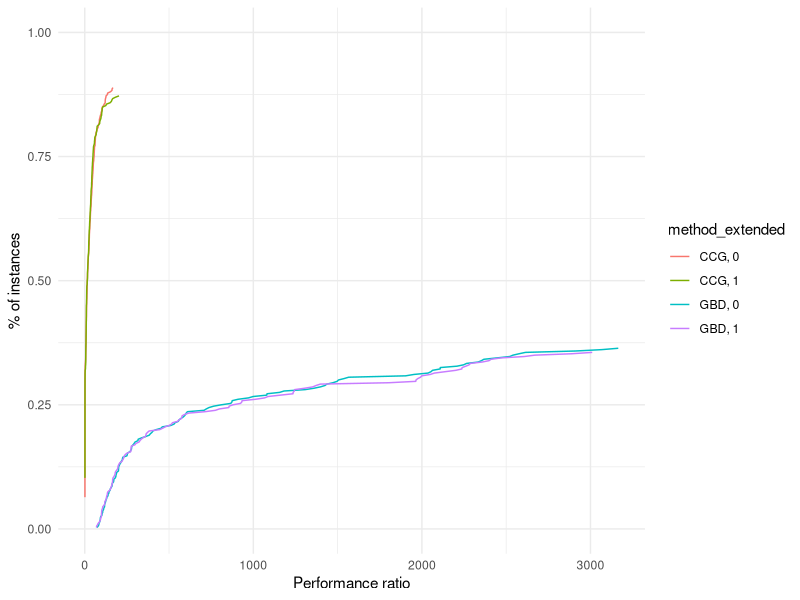
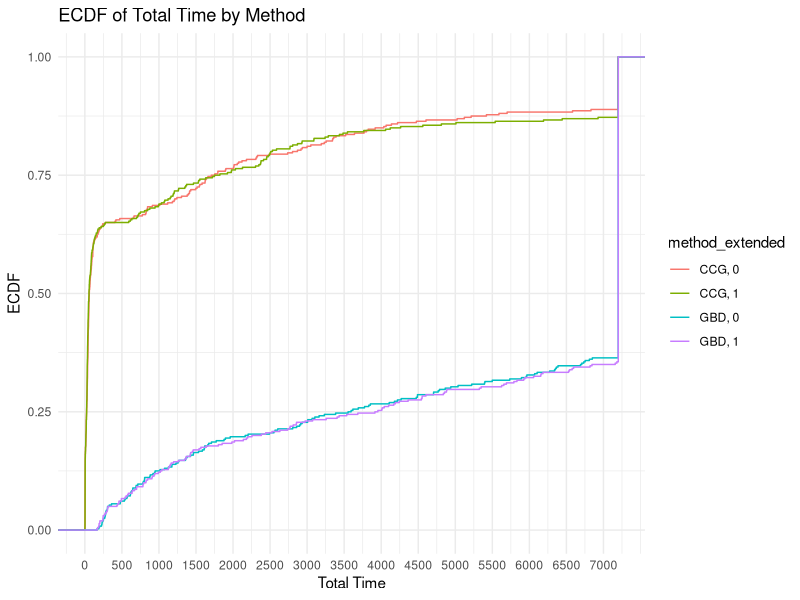
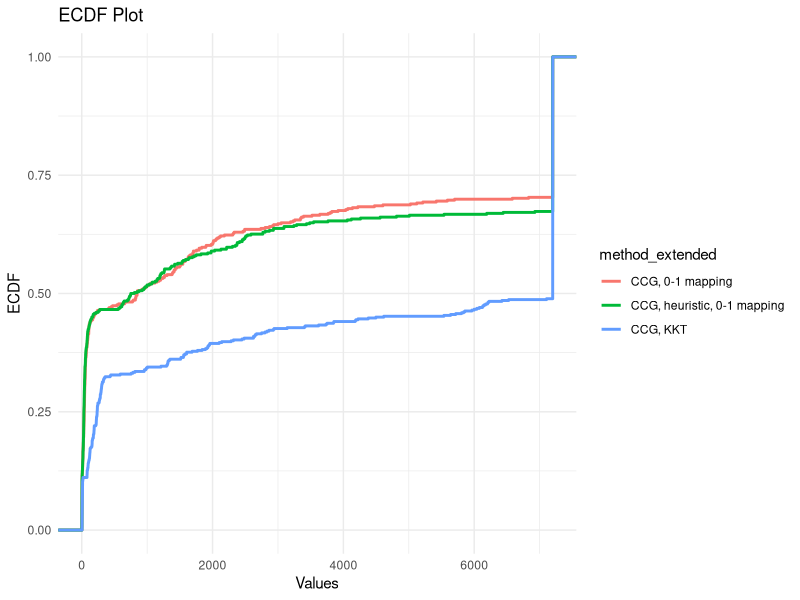
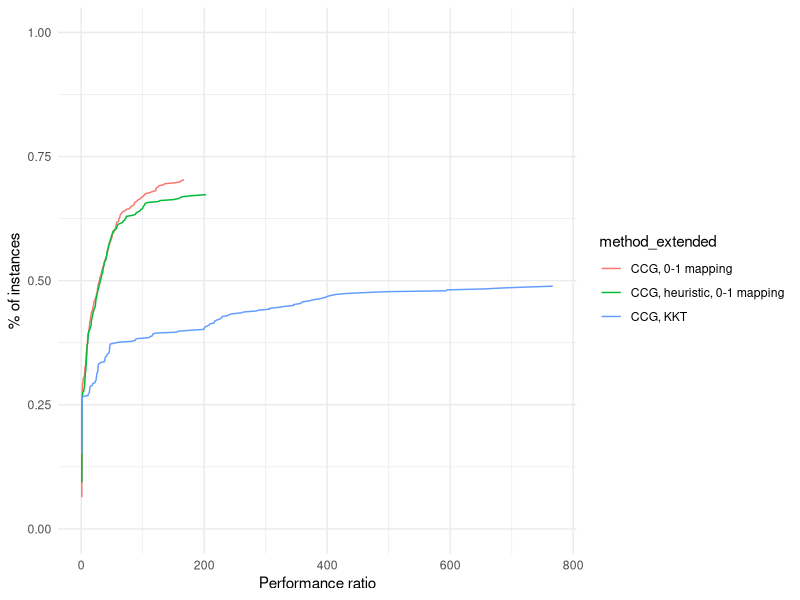
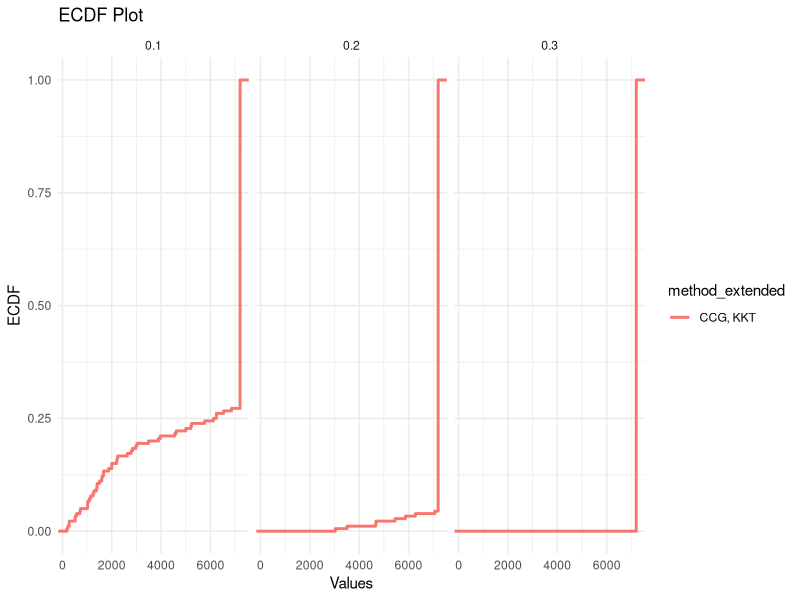
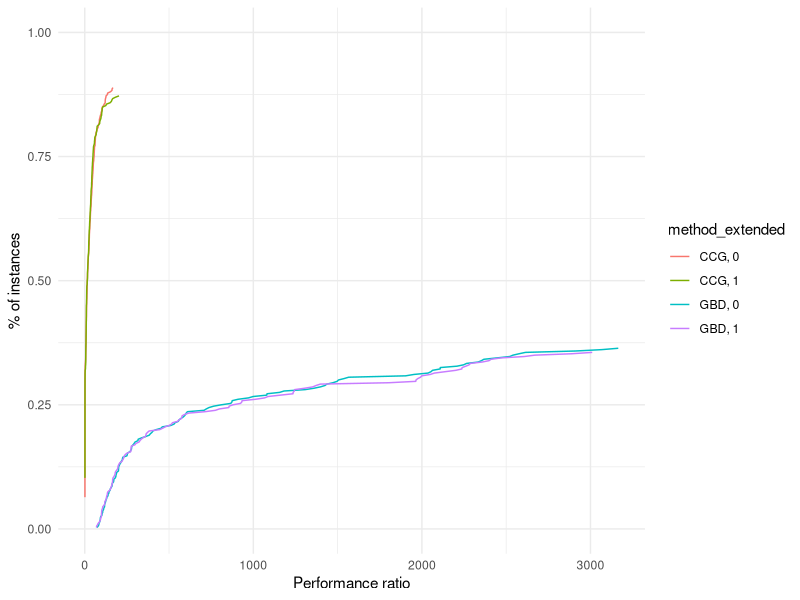

Source code (R) for these figures, in order:
## ---- chunk 1
library(rmarkdown)
library(kableExtra)
library(ggplot2)
suppressPackageStartupMessages(library(dplyr))
## ---- chunk 2
results = read.table("./new-results.csv", header = FALSE, sep = ',')
colnames(results) <- c("tag", "instance", "n_servers", "n_clients", "Gamma", "deviation", "time_limit", "method", "use_heuristic", "total_time", "master_time", "separation_time", "best_bound", "iteration_count", "fail")
results$tag = NULL
## ---- chunk 3
results$p = results$Gamma / results$n_clients
results$p = ceiling(results$p / .05) * .05
## ---- chunk 4
results$size = paste0("(", results$n_servers, ",", results$n_clients, "), ", results$p)
## ---- chunk 5
results$method_extended = paste0(results$method, ", ", results$use_heuristic)
## ---- chunk 6
results = results[!(results$n_clients == 40),]
results = results[!(results$n_servers == 25 & results$n_clients == 25),]
## ---- chunk 7
sum(results$fail)
## ---- chunk 8
time_limit = 7200

if (sum(results$fail) > 0) {
  results[results$fail == TRUE,]$total_time = time_limit
}

results$unsolved = results$total_time >= time_limit | results$fail
## ---- chunk 9
paged_table(results)
## ---- chunk 10
add_performance_ratio = function(dataset, 
                                 criterion_column = "total_time",
                                 unsolved_column = "unsolved",
                                 instance_column = "instance",
                                 solver_column = "solver",
                                 output_column = "performance_ratio") {
  
  # Compute best score for each instance
  best = dataset %>%
    group_by(!!sym(instance_column)) %>%
    mutate(best_solver = min(!!sym(criterion_column)))
  
  # Compute performance ratio for each instance and solver
  result = best %>%
    group_by(!!sym(instance_column), !!sym(solver_column)) %>%
    mutate(!!sym(output_column) := !!sym(criterion_column) / best_solver) %>%
    ungroup()
  
  if (sum(result[,unsolved_column]) > 0) {
    result[result[,unsolved_column] == TRUE,output_column] = max(result[,output_column])
  }

  return (result)
}

plot_performance_profile = function(dataset,
                                    criterion_column,
                                    unsolved_column = "unsolved",
                                    instance_column = "instance",
                                    solver_column = "solver"
                                    ) {
  
  dataset_with_performance_ratios = add_performance_ratio(dataset,
                                                          criterion_column = criterion_column,
                                                          instance_column = instance_column,
                                                          solver_column = solver_column,
                                                          unsolved_column = unsolved_column)
  
  solved_dataset_with_performance_ratios = dataset_with_performance_ratios[!dataset_with_performance_ratios[,unsolved_column],]
  
  compute_performance_profile_point = function(method, data) {
    
    performance_ratios = solved_dataset_with_performance_ratios[solved_dataset_with_performance_ratios[,solver_column] == method,]$performance_ratio
    
    unscaled_performance_profile_point = ecdf(performance_ratios)(data)
    
    n_instances = sum(dataset[,solver_column] == method)
    n_solved_instances = sum(dataset[,solver_column] == method & !dataset[,unsolved_column])
    
    return( unscaled_performance_profile_point * n_solved_instances / n_instances )
  }
  
  perf = solved_dataset_with_performance_ratios %>%
    group_by(!!sym(solver_column)) %>%
    mutate(performance_profile_point = compute_performance_profile_point(unique(!!sym(solver_column)), performance_ratio))
  
  result = ggplot(data = perf, aes(x = performance_ratio, y = performance_profile_point, color = !!sym(solver_column))) +
              geom_line()
  
  return (result)
}

## ---- chunk 11
performance_profile = plot_performance_profile(results, criterion_column = "total_time", solver_column = "method_extended") +
  labs(x = "Performance ratio", y = "% of instances") +
  scale_y_continuous(limits = c(0, 1)) +
  theme_minimal()
print(performance_profile)
ggsave("performance_profile.pdf", plot = performance_profile)
## ---- chunk 12
ggplot(results, aes(x = total_time, color = method_extended)) +
  stat_ecdf(geom = "step") +
  xlab("Total Time") +
  ylab("ECDF") +
  labs(title = "ECDF of Total Time by Method")  +
  scale_x_continuous(breaks = seq(0, max(results$total_time), by = 500), labels = seq(0, max(results$total_time), by = 500)) +
  theme_minimal()
## ---- chunk 13
results_solved = results %>%
  filter(total_time < time_limit) %>%
  group_by(method_extended, n_servers, n_clients, p, deviation) %>%
  summarize(
    solved = n(),
    total_time = mean(total_time),
    master_time = mean(master_time),
    separation_time = mean(separation_time),
    solved_iteration_count = mean(iteration_count),
    .groups = "drop"
  ) %>%
  ungroup()
## ---- chunk 14
results_unsolved <- results %>%
  filter(total_time >= time_limit) %>%
  group_by(method_extended, n_servers, n_clients, p, deviation) %>%
  summarize(
    unsolved = n(),
    unsolved_iteration_count = mean(iteration_count),
    .groups = "drop"
  ) %>%
  ungroup()

results_fail <- results %>%
  filter(fail == TRUE) %>%
  group_by(method_extended, n_servers, n_clients, p, deviation) %>%
  summarize(
    fail = n(),
    .groups = "drop"
  ) %>%
  ungroup()

## ---- chunk 15
final_result <- merge(results_solved, results_unsolved, by = c("method_extended", "n_servers", "n_clients", "p", "deviation"), all = TRUE)
final_result <- merge(final_result, results_fail, by = c("method_extended", "n_servers", "n_clients", "p", "deviation"), all = TRUE)
## ---- chunk 16
knitr::kable(final_result, 
               digits = c(0, 0, 2, 2, 2, 0, 2, 2, 2, 2, 0, 2, 0), 
               col.names = c("Method", "|V_1|", "|V_2|", "p", "dev", "Count", "Total", "Master", "Sepatation", "# Iter", "Count", "# Iter", "# Errors"),
               caption = "Summary table"
             ) %>%
      kable_classic() %>%
      add_header_above(c(" " = 5, "Solved instances" = 5, "Unsolved instances" = 3)
)
## ---- chunk 17
results_rev = read.table("./results-rev.csv", header = FALSE, sep = ',')
colnames(results_rev) <- c("tag", "instance", "n_servers", "n_clients", "Gamma", "deviation", "time_limit", "method", "use_heuristic", "total_time", "master_time", "separation_time", "best_bound", "iteration_count", "fail", "use_bilevel_separation", "use_budgeted_unc")
## ---- chunk 18
results = read.table("./new-results.csv", header = FALSE, sep = ',')
colnames(results) <- c("tag", "instance", "n_servers", "n_clients", "Gamma", "deviation", "time_limit", "method", "use_heuristic", "total_time", "master_time", "separation_time", "best_bound", "iteration_count", "fail")
results$use_bilevel_separation = 0
results$use_budgeted_unc = 1
## ---- chunk 19
all_results = rbind(results, results_rev)

all_results = all_results %>% filter(method == "CCG")
## ---- chunk 20
all_results$p = all_results$Gamma / all_results$n_clients
all_results$p = ceiling(all_results$p / .05) * .05
## ---- chunk 21
all_results$size = paste0("(", all_results$n_servers, ",", all_results$n_clients, "), ", all_results$p)
## ---- chunk 22
all_results$method_extended = paste0(all_results$method, ", ", ifelse(all_results$use_heuristic, "heuristic, ", ""), ifelse(all_results$use_bilevel_separation, "KKT", "0-1 mapping"))

paged_table(results_rev %>% filter(fail == 1 & total_time < time_limit))
paged_table(results_rev %>% filter(fail == 0 & deviation == .25))

if (sum(all_results$fail) > 0) {
  all_results[all_results$fail == TRUE,]$total_time = time_limit
}

all_results$unsolved = all_results$total_time >= time_limit | all_results$fail

## ---- chunk 23
budgeted_unc_results = all_results %>% filter(use_budgeted_unc == 1 & method == "CCG")


ggplot(budgeted_unc_results, aes(x = total_time, color = method_extended)) +
  stat_ecdf(geom = "step", linewidth = 1) +
  labs(title = "ECDF Plot", x = "Values", y = "ECDF") +
  theme_minimal()

performance_profile = plot_performance_profile(budgeted_unc_results, criterion_column = "total_time", solver_column = "method_extended") +
  labs(x = "Performance ratio", y = "% of instances") +
  scale_y_continuous(limits = c(0, 1)) +
  theme_minimal()

print(performance_profile)
## ---- chunk 24
knapsack_unc_results = all_results %>% filter(method == "CCG" & use_budgeted_unc == 0)

ggplot(knapsack_unc_results, aes(x = total_time, color = method_extended)) +
  stat_ecdf(geom = "step", size = 1) +
  labs(title = "ECDF Plot", x = "Values", y = "ECDF") +
  facet_wrap(~p) +
  theme_minimal()
## ---- chunk 25
results_solved = knapsack_unc_results %>%
  filter(total_time < time_limit) %>%
  group_by(method_extended, n_servers, n_clients, p, deviation) %>%
  summarize(
    solved = n(),
    total_time = mean(total_time),
    master_time = mean(master_time),
    separation_time = mean(separation_time),
    solved_iteration_count = mean(iteration_count),
    .groups = "drop"
  ) %>%
  ungroup()
## ---- chunk 26
results_unsolved <- knapsack_unc_results %>%
  filter(total_time >= time_limit) %>%
  group_by(method_extended, n_servers, n_clients, p, deviation) %>%
  summarize(
    unsolved = n(),
    unsolved_iteration_count = mean(iteration_count),
    .groups = "drop"
  ) %>%
  ungroup()

results_fail <- knapsack_unc_results %>%
  filter(fail == TRUE) %>%
  group_by(method_extended, n_servers, n_clients, p, deviation) %>%
  summarize(
    fail = n(),
    .groups = "drop"
  ) %>%
  ungroup()

## ---- chunk 27
final_result <- merge(results_solved, results_unsolved, by = c("method_extended", "n_servers", "n_clients", "p", "deviation"), all = TRUE)
final_result <- merge(final_result, results_fail, by = c("method_extended", "n_servers", "n_clients", "p", "deviation"), all = TRUE)
## ---- chunk 28
knitr::kable(final_result, 
               digits = c(0, 0, 2, 2, 2, 0, 2, 2, 2, 2, 0, 2, 0), 
               col.names = c("Method", "|V_1|", "|V_2|", "p", "dev", "Count", "Total", "Master", "Sepatation", "# Iter", "Count", "# Iter", "# Errors"),
               caption = "Summary table"
             ) %>%
      kable_classic() %>%
      add_header_above(c(" " = 5, "Solved instances" = 5, "Unsolved instances" = 3)
)
## ---- chunk 29
static = read.table("./static-rap-results.csv", header = FALSE, sep = ',')
colnames(static) <- c("tag", "instance", "n_servers", "n_clients", "Gamma", "deviation", "time_limit", "method", "use_heuristic", "total_time", "master_time", "separation_time", "best_bound", "iteration_count", "fail", "use_bilevel_separation", "use_budgeted_unc")
static$tag = NULL 
## ---- chunk 30
columns_to_keep = c("instance", "Gamma", "deviation", "n_servers", "n_clients", "method", "total_time", "best_bound", "iteration_count")
ccg = all_results %>% filter(method == "CCG", use_heuristic == 0, use_bilevel_separation == 0, use_budgeted_unc == 1) %>% select(all_of(columns_to_keep), p)
static = static %>% select(columns_to_keep)

ccg = ccg %>% mutate(instance = basename(instance))
static = static %>% mutate(instance = basename(instance))

merged_df = merge(ccg, static,
                   by = c("instance", "Gamma", "deviation"), 
                   all = TRUE,
                   suffixes = c(".ccg", ".static"))
merged_df %>% filter(best_bound.ccg > best_bound.static)
merged_df %>% filter(best_bound.static < 1e-4)
## ---- chunk 31
library(tidyr)

# 1. Compute summary
summary_table <- merged_df %>%
  mutate(
    gap = (best_bound.static - best_bound.ccg) / (1e-10 + abs(best_bound.ccg)) * 100,
    time_status = ifelse(total_time.ccg < time_limit, "within_time", "timed_out")
  ) %>%
  group_by(n_servers.ccg, n_clients.ccg, p, deviation, time_status) %>%
  summarise(
    n_instances = length(best_bound.static),
    n_missing_static = sum(is.na(best_bound.static)),
    avg_ccg_time = mean(total_time.ccg),
    avg_static_time = mean(total_time.static),
    avg_gap = ifelse(sum(!is.na(best_bound.static) & best_bound.ccg < 1e20) > 0, 
                 mean(gap[!is.na(best_bound.static) & best_bound.ccg < 1e20]), 
                 NA),
    .groups = "drop"
  )

# 2. Pivot wider
summary_wide <- summary_table %>%
  pivot_wider(
    names_from = time_status,
    values_from = c(n_instances, n_missing_static, avg_ccg_time, avg_static_time, avg_gap),
    names_glue = "{time_status}_{.value}"
  ) %>%
  arrange(n_servers.ccg, n_clients.ccg, p, deviation)

summary_wide = summary_wide %>% select(n_servers.ccg, n_clients.ccg, p, deviation, within_time_n_instances, within_time_n_missing_static, within_time_avg_ccg_time, within_time_avg_static_time, within_time_avg_gap, timed_out_n_instances, timed_out_n_missing_static, timed_out_avg_gap)
# 3. Pretty table with exact column names
kable(summary_wide, "html", digits = 4, escape = FALSE, col.names = c(
  "|V_1|", "|V_2|", "p", "dev",
  "n_instances", "n_static_is_infeasible", "avg_ccg_time", "avg_static_time", "avg_gap (%)",
  "n_instances", "n_static_is_infeasible", "avg_gap (%)"
)) %>%
  kable_styling(full_width = FALSE, position = "center") %>%
  add_header_above(c(" " = 4, "Solved by CCG" = 5, "Time out" = 3))

## ---- chunk 32
larger = read.table("./larger-results.csv", header = FALSE, sep = ',')
colnames(larger) <- c("tag", "instance", "n_servers", "n_clients", "Gamma", "deviation", "time_limit", "method", "use_heuristic", "total_time", "master_time", "separation_time", "best_bound", "iteration_count", "fail", "use_bilevel_separation", "use_budgeted_unc")
larger$tag = NULL 
larger$p = larger$Gamma / larger$n_clients
larger$p = ceiling(larger$p / .05) * .05

ccg = larger %>% filter(method == "CCG", use_heuristic == 1)
static = larger %>% filter(method == "Static")
static$p = NULL

merged_df = merge(ccg, static,
                   by = c("instance", "Gamma", "deviation"), 
                   all = TRUE,
                   suffixes = c(".ccg", ".static"))
merged_df %>% filter(best_bound.ccg > best_bound.static)
merged_df %>% filter(best_bound.static < 1e-4)


# 1. Compute summary
summary_table <- merged_df %>%
  mutate(
    gap = (best_bound.static - best_bound.ccg) / (1e-10 + abs(best_bound.ccg)) * 100,
    time_status = "timed_out",#ifelse(total_time.ccg < time_limit, "within_time", "timed_out")
  ) %>%
  group_by(n_servers.ccg, n_clients.ccg, p, deviation, time_status) %>%
  summarise(
    n_instances = length(best_bound.static),
    n_missing_static = sum(is.na(best_bound.static)),
    avg_ccg_time = mean(total_time.ccg),
    avg_static_time = mean(total_time.static),
    avg_gap = ifelse(sum(!is.na(best_bound.static) & best_bound.ccg < 1e20) > 0, 
                 mean(gap[!is.na(best_bound.static) & best_bound.ccg < 1e20]), 
                 NA),
    .groups = "drop"
  )

# 2. Pivot wider
summary_wide <- summary_table %>%
  pivot_wider(
    names_from = time_status,
    values_from = c(n_instances, n_missing_static, avg_ccg_time, avg_static_time, avg_gap),
    names_glue = "{time_status}_{.value}"
  ) %>%
  arrange(n_servers.ccg, n_clients.ccg, p, deviation)

summary_wide = summary_wide %>% select(n_servers.ccg, n_clients.ccg, p, deviation, timed_out_n_instances, timed_out_n_missing_static, timed_out_avg_gap)
# 3. Pretty table with exact column names
kable(summary_wide, "html", digits = 4, escape = FALSE, col.names = c(
  "|V_1|", "|V_2|", "p", "dev",
  "n_instances", "n_static_is_infeasible", "avg_gap (%)"
)) %>%
  kable_styling(full_width = FALSE, position = "center") %>%
  add_header_above(c(" " = 4, "Time out" = 3))
